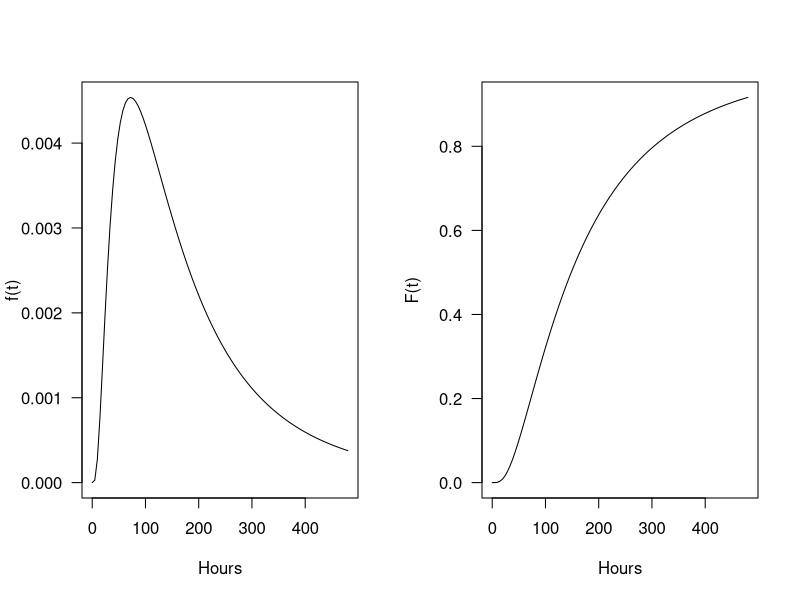
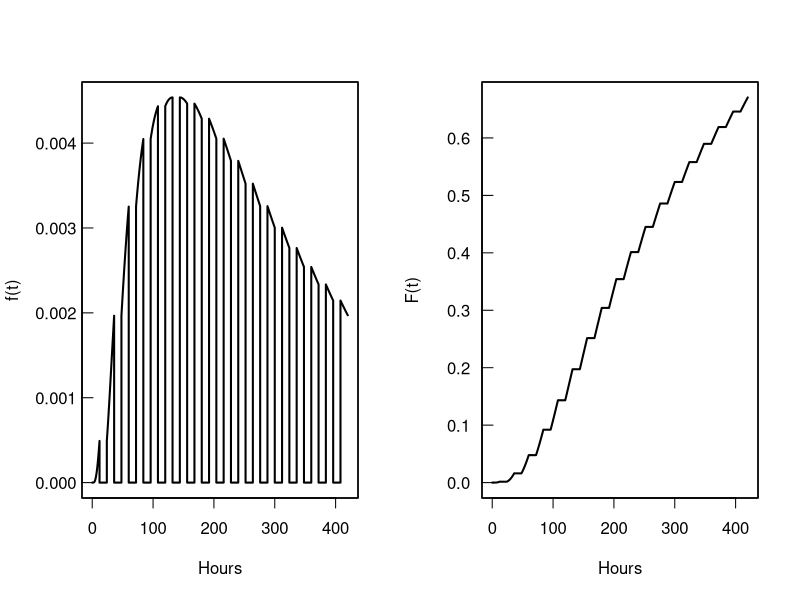

The R source for these figures, in order:
## ---- chunk 1
par(mfrow = c(1,2), las = 1)

curve(dlnorm(x,5,.85),
      from = 0,
      to = 480,
      xlab = "Hours", 
      ylab = "f(t)")
curve(plnorm(x,5,.85),
      from = 0,
      to = 480,
      xlab = "Hours", 
      ylab = "F(t)")

par(mfrow = c(1,1))
## ---- chunk 2
points <- seq(0,480,12)
p <- points[c(1,rep(2:70,each = 2),71)]
Z <- function(a) rep(plnorm(p[a],5,.85),13)
z <- rep(0,13)
par(mfrow = c(1,2))
plot(
c(p[ 1]:p[ 2],p[3] :p[ 4],p[ 5]:p[ 6],p[ 7]:p[ 8],p[ 9]:p[10],p[11]:p[12],p[13]:p[14], 
  p[15]:p[16],p[17]:p[18],p[19]:p[20],p[21]:p[22],p[23]:p[24],p[25]:p[26],p[27]:p[28], 
  p[29]:p[30],p[31]:p[32],p[33]:p[34],p[35]:p[36],p[37]:p[38],p[39]:p[40],p[41]:p[42], 
  p[43]:p[44],p[45]:p[46],p[47]:p[48],p[49]:p[50],p[51]:p[52],p[53]:p[54],p[55]:p[56],
  p[57]:p[58],p[59]:p[60],p[61]:p[62],p[63]:p[64],p[65]:p[66],p[67]:p[68],p[69]:p[70]),
    
c(dlnorm(p[ 1]:p[ 2],5,.85),z,dlnorm(p[ 3]:p[ 4],5,.85),z,dlnorm(p[ 5]:p[ 6],5,.85),z,  
  dlnorm(p[ 7]:p[ 8],5,.85),z,dlnorm(p[ 9]:p[10],5,.85),z,dlnorm(p[11]:p[12],5,.85),z, 
  dlnorm(p[13]:p[14],5,.85),z,dlnorm(p[15]:p[16],5,.85),z,dlnorm(p[17]:p[18],5,.85),z, 
  dlnorm(p[19]:p[20],5,.85),z,dlnorm(p[21]:p[22],5,.85),z,dlnorm(p[23]:p[24],5,.85),z,
  dlnorm(p[25]:p[26],5,.85),z,dlnorm(p[27]:p[28],5,.85),z,dlnorm(p[29]:p[30],5,.85),z,
  dlnorm(p[31]:p[32],5,.85),z,dlnorm(p[33]:p[34],5,.85),z,dlnorm(p[35]:p[36],5,.85)),
    type="l", lwd = 2, yaxt = "n", xlab = "Hours", ylab = "f(t)")
box(lwd = 1.5)
axis(side = 2, las = 1, tck = 0.04, hadj=0.65)

plot(
c(p[ 1]:p[ 2],p[3] :p[ 4],p[ 5]:p[ 6],p[ 7]:p[ 8],p[ 9]:p[10],p[11]:p[12],p[13]:p[14], 
  p[15]:p[16],p[17]:p[18],p[19]:p[20],p[21]:p[22],p[23]:p[24],p[25]:p[26],p[27]:p[28], 
  p[29]:p[30],p[31]:p[32],p[33]:p[34],p[35]:p[36],p[37]:p[38],p[39]:p[40],p[41]:p[42], 
  p[43]:p[44],p[45]:p[46],p[47]:p[48],p[49]:p[50],p[51]:p[52],p[53]:p[54],p[55]:p[56],
  p[57]:p[58],p[59]:p[60],p[61]:p[62],p[63]:p[64],p[65]:p[66],p[67]:p[68],p[69]:p[70]),
    
c(plnorm(p[ 1]:p[ 2],5,.85),Z( 2),plnorm(p[ 3]:p[ 4],5,.85),Z( 4),
  plnorm(p[ 5]:p[ 6],5,.85),Z( 6),plnorm(p[ 7]:p[ 8],5,.85),Z( 8),
  plnorm(p[ 9]:p[10],5,.85),Z(10),plnorm(p[11]:p[12],5,.85),Z(12), 
  plnorm(p[13]:p[14],5,.85),Z(14),plnorm(p[15]:p[16],5,.85),Z(16),
  plnorm(p[17]:p[18],5,.85),Z(18),plnorm(p[19]:p[20],5,.85),Z(20),
  plnorm(p[21]:p[22],5,.85),Z(22),plnorm(p[23]:p[24],5,.85),Z(24),
  plnorm(p[25]:p[26],5,.85),Z(26),plnorm(p[27]:p[28],5,.85),Z(28),
  plnorm(p[29]:p[30],5,.85),Z(30),plnorm(p[31]:p[32],5,.85),Z(32),
  plnorm(p[33]:p[34],5,.85),Z(34),plnorm(p[35]:p[36],5,.85)),

type = "l", lwd = 2, yaxt = "n", xlab = "Hours", ylab = "F(t)")
box(lwd = 1.5)
axis(side = 2, las = 1, tck = 0.04, hadj=0.65)
par(mfrow = c(1,1))
